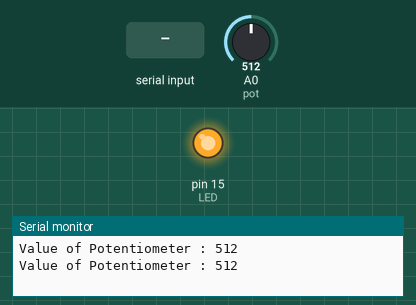
Recording of a sketch running on a simulated Arduino Uno, built with avr-gcc and run on an emulated ATmega328P. Shown: output pins drawn as LEDs (lit = HIGH), the last lines printed to the serial monitor. The test bench sets the inputs (shaded band); at power-on: A0 (pot) = 512.

Above: at 1.2 s.
1.3 s: "90,45\n" received over Serial
At 3.3 s:
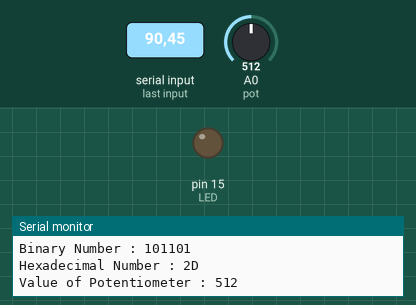
5.4 s: "30,150\n" received over Serial
At 9.4 s:
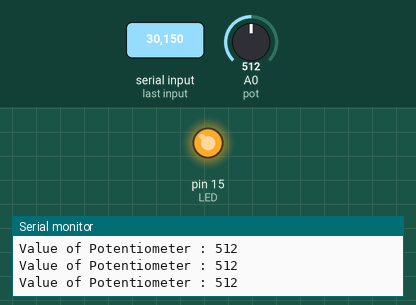
9.5 s: "5\n" received over Serial
At 11.9 s:
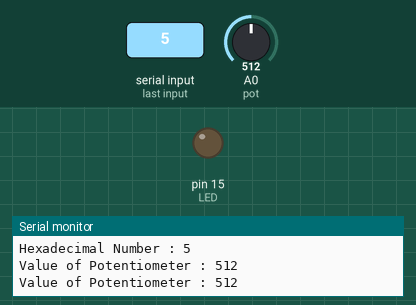
Timing chart, 0 to 13.6 s (numbered marks = the images above; inputs shaded):
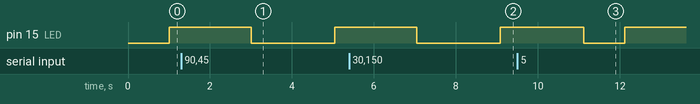

The sketch:

Video5_SerialCommunication.ino
```cpp
#define LED 15
#define pot A0
void setup() {
  // put your setup code here, to run once:
Serial.begin(9600);

pinMode(LED,OUTPUT);
}

void loop() {
  // put your main code here, to run repeatedly:
int var;
int num;

if( Serial.available()>0)
{
  num = Serial.parseInt();
}

if (Serial.read () == '\n')
{
  Serial.print("Decimal Number : ");
  Serial.println(num,DEC);

  Serial.print("Binary Number : ");
  Serial.println(num,BIN);

  Serial.print("Hexadecimal Number : ");
  Serial.println(num,HEX);
}

var = analogRead(pot);
Serial.print("Value of Potentiometer : ");
Serial.println(var);
delay(1000);
if (num>var)
{
  digitalWrite(LED,HIGH);
}
else
{
  digitalWrite(LED,LOW);
}


}
```

Measured:
- after the input at 1.3 s, pin 15 (LED): HIGH → LOW after 1.7 s, → HIGH 2.0 s later
- after the input at 5.4 s, pin 15 (LED): HIGH → LOW after 1.6 s, → HIGH 2.0 s later
- after the input at 9.5 s, pin 15 (LED): HIGH → LOW after 1.6 s, → HIGH 1.0 s later
